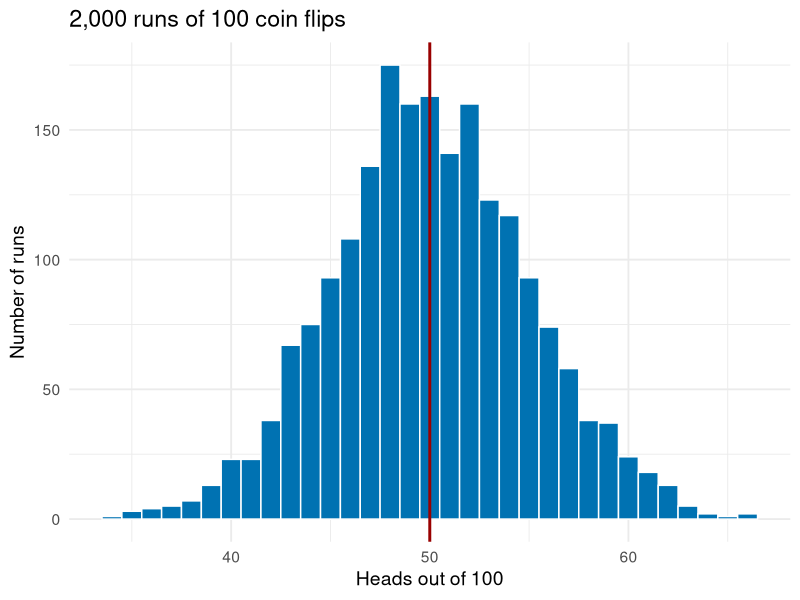
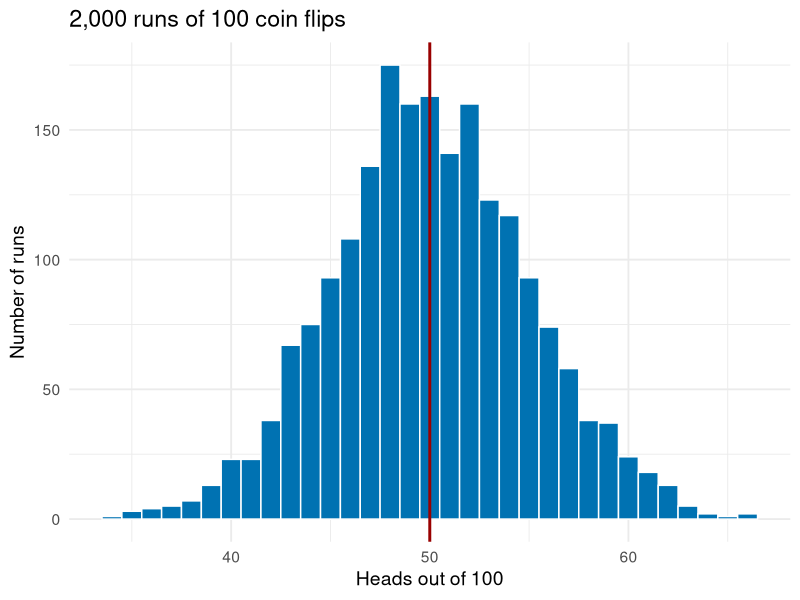
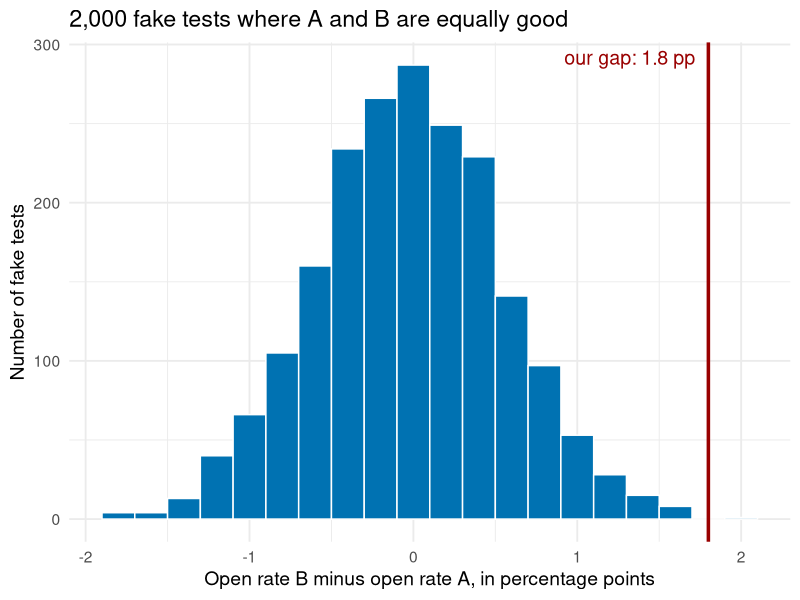
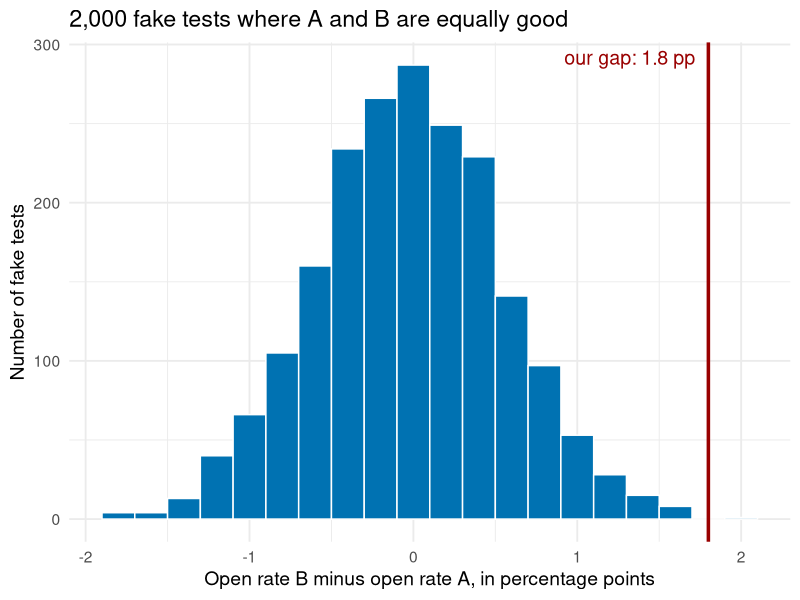

Source code (R) for these figures, in order:
## ---- chunk 1
#| include: false
library(data.table)
library(ggplot2)
library(scales)
library(knitr)

usc_red  <- "#990000"
usc_gold <- "#E69F00"
blue     <- "#0072B2"
set.seed(566)

fmt_n <- function(x) format(x, big.mark = ",", scientific = FALSE)
pct   <- function(x, d = 1) paste0(format(round(100 * x, d), nsmall = d), "%")
pp    <- function(x, d = 1) paste0(format(round(100 * x, d), nsmall = d), " pp")
usd   <- function(x) paste0("$", format(round(x), big.mark = ","))

# --- 1. randomization demo: 2,000 customers, coupon assigned two ways ---
n_cust <- 2000
cust <- data.table(
  past_spend = round(exp(rnorm(n_cust, log(80), 0.6))),
  age        = round(rnorm(n_cust, 38, 10)))
cust[, coupon_random   := rbinom(n_cust, 1, 0.5)]
cust[, coupon_targeted := rbinom(n_cust, 1, plogis(-1 + 1.3 * scale(log(past_spend))[, 1]))]
bal <- rbind(
  cust[, .(how = "Coin flip (random)", group = ifelse(coupon_random == 1, "Coupon", "No coupon"),
           past_spend, age)],
  cust[, .(how = "Targeted at big spenders", group = ifelse(coupon_targeted == 1, "Coupon", "No coupon"),
           past_spend, age)])
bal_tab <- bal[, .(customers = .N,
                   `avg. past spend` = usd(mean(past_spend)),
                   `avg. age` = round(mean(age), 1)), by = .(how, group)]
setnames(bal_tab, c("how", "group"), c("How the coupon was assigned", "Group"))
rnd_gap <- cust[, mean(past_spend[coupon_random == 1]) - mean(past_spend[coupon_random == 0])]
tgt_gap <- cust[, mean(past_spend[coupon_targeted == 1]) - mean(past_spend[coupon_targeted == 0])]
rnd_spend <- cust[, usd(c(mean(past_spend[coupon_random == 0]), mean(past_spend[coupon_random == 1])))]

# --- 2. A/B test: two subject lines ---
nA <- 10000; nB <- 10000
openA <- 2130; openB <- 2310
pA <- openA / nA; pB <- openB / nB
diff_ab <- pB - pA
se_ab   <- sqrt(pA * (1 - pA) / nA + pB * (1 - pB) / nB)
z_ab    <- diff_ab / se_ab
p_ab    <- 2 * (1 - pnorm(abs(z_ab)))
ci_ab   <- diff_ab + c(-1, 1) * 1.96 * se_ab
# same rates, ten times fewer emails
n_small <- 1000
se_small <- sqrt(pA * (1 - pA) / n_small + pB * (1 - pB) / n_small)
z_small  <- diff_ab / se_small
p_small  <- 2 * (1 - pnorm(abs(z_small)))

# --- 3. what chance alone produces: 2,000 fake A/A tests, no true difference ---
n_fake <- 2000
fake <- data.table(open_b = rbinom(n_fake, nB, pA), open_a = rbinom(n_fake, nA, pA))
fake[, diff_pp := 100 * (open_b / nB - open_a / nA)]
fake_first <- fake[1:3, .(`Fake test` = 1:3, `A opened` = fmt_n(open_a), `B opened` = fmt_n(open_b),
                          `Gap, B minus A (pct. points)` = sprintf("%+.2f", diff_pp))]
fake_as_big <- fake[abs(diff_pp) >= 100 * diff_ab, .N]
fake_range  <- quantile(fake$diff_pp, c(0.025, 0.975))

# --- 4. ad measurement: attributed vs incremental ---
spend      <- 50000
rev_per    <- 100
attr_conv  <- 1800
roas_attr  <- (attr_conv * rev_per - spend) / spend
n_treat    <- 90000; n_hold <- 10000
cr_treat   <- 0.032; cr_hold <- 0.028
lift       <- cr_treat - cr_hold
incr_conv  <- lift * n_treat
iroas      <- (incr_conv * rev_per - spend) / spend

# --- 5. the holdout catch: only some people ever see an ad ---
share_exposed <- 0.20
base_exposed  <- 0.040; base_unexposed <- 0.025
effect        <- 0.020
treat_exposed <- base_exposed + effect
ctrl_all      <- share_exposed * base_exposed + (1 - share_exposed) * base_unexposed
treat_all     <- share_exposed * treat_exposed + (1 - share_exposed) * base_unexposed
n_exposed     <- share_exposed * n_treat
# the catch example must reproduce the holdout slide: 3.2% vs 2.8%, 360 incremental conversions
stopifnot(isTRUE(all.equal(ctrl_all, cr_hold)), isTRUE(all.equal(treat_all, cr_treat)),
          isTRUE(all.equal(effect * n_exposed, incr_conv)))
kinds_tab <- data.table(
  `Kind of person` = c("Heavy internet users (the ad reaches them)",
                       "Light users (the ad never reaches them)"),
  `Share of the audience` = c(pct(share_exposed, 0), pct(1 - share_exposed, 0)),
  `Converts without ads<br>(control group)` = c(pct(base_exposed), pct(base_unexposed)),
  `Converts if shown the ad<br>(treatment group)` = c(pct(treat_exposed), paste0(pct(base_unexposed), " (never shown)")))
# Print kinds_tab as a pipe table with hand-set column widths (the dash counts
# are the relative widths), so the row labels stay on one line
show_kinds <- function() {
  hdr  <- paste0("| ", paste(names(kinds_tab), collapse = " | "), " |")
  sep  <- paste0("|:", strrep("-", 46), "|:", strrep("-", 20), ":|:", strrep("-", 20), ":|:", strrep("-", 24), ":|")
  rows <- apply(kinds_tab, 1, function(r) paste0("| ", paste(r, collapse = " | "), " |"))
  knitr::asis_output(paste0("\n", paste(c(hdr, sep, rows), collapse = "\n"), "\n"))
}
# Attempt 3 head counts, and how clearly each attempt stands out from noise
# (z = gap / standard error, same formula as the A/B test)
n_hold_exposed <- share_exposed * n_hold
se_a1 <- sqrt(cr_treat * (1 - cr_treat) / n_treat + cr_hold * (1 - cr_hold) / n_hold)
se_a3 <- sqrt(treat_exposed * (1 - treat_exposed) / n_exposed +
              base_exposed * (1 - base_exposed) / n_hold_exposed)
z_a1 <- lift / se_a1
z_a3 <- effect / se_a3

# --- 6. attribution rules on one customer journey ---
journey <- data.table(
  Rule = c("Last-touch", "First-touch", "Linear", "Time-decay"),
  `Search ad (day 1)` = c("$0", "$100", "$33", "$20"),
  `Social ad (day 3)` = c("$0", "$0", "$33", "$30"),
  `Email (day 5)`     = c("$100", "$0", "$33", "$50"))

# --- 7. adstock ---
adstock <- data.table(Week = 1:5, `Spend` = c("$100", "$0", "$0", "$0", "$0"),
                      `Adstock (50% carries over)` = c("100", "50", "25", "12.5", "6.25"))

# --- 8. stats refresher: coin flips (kept last so the draws above do not change) ---
n_flip <- 100
flip_runs <- rbinom(5, n_flip, 0.5)
flip_tab <- data.table(Run = 1:5, `Heads out of 100` = flip_runs,
                       `Share of heads` = pct(flip_runs / n_flip, 0))
n_runs <- 2000
flips <- data.table(heads = rbinom(n_runs, n_flip, 0.5))
se_flip <- sd(flips$heads)
se_r    <- round(se_flip)
flip_in <- flips[heads >= 50 - 1.96 * se_flip & heads <= 50 + 1.96 * se_flip, .N] / n_runs
se_f100 <- 100 * sqrt(0.5 * 0.5 / 100)
se_f10k <- 100 * sqrt(0.5 * 0.5 / 10000)
run1    <- flip_runs[1]
## ---- chunk 2
kable(flip_tab, align = "ccc")
## ---- chunk 3
#| fig-width: 8
#| fig-height: 4
p_flips <- ggplot(flips, aes(x = heads)) +
  geom_histogram(binwidth = 1, fill = blue, color = "white") +
  geom_vline(xintercept = 50, color = usc_red, linewidth = 1) +
  labs(title = paste0(fmt_n(n_runs), " runs of ", n_flip, " coin flips"),
       x = "Heads out of 100", y = "Number of runs") +
  theme_minimal(base_size = 14)
p_flips
## ---- chunk 4
#| fig-width: 8
#| fig-height: 3
p_flips
## ---- chunk 5
kable(bal_tab, align = "llccc")
## ---- chunk 6
kable(bal_tab, align = "llccc")
## ---- chunk 7
kable(fake_first, align = "cccc")
## ---- chunk 8
#| fig-width: 8
#| fig-height: 4
p_fake <- ggplot(fake, aes(x = diff_pp)) +
  geom_histogram(binwidth = 0.2, fill = blue, color = "white") +
  geom_vline(xintercept = 100 * diff_ab, color = usc_red, linewidth = 1.2) +
  annotate("text", x = 100 * diff_ab, y = Inf, vjust = 1.5, hjust = 1.1,
           label = paste0("our gap: ", pp(diff_ab)), color = usc_red, size = 5) +
  labs(title = paste0(fmt_n(n_fake), " fake tests where A and B are equally good"),
       x = "Open rate B minus open rate A, in percentage points", y = "Number of fake tests") +
  theme_minimal(base_size = 14)
p_fake
## ---- chunk 9
#| fig-width: 8
#| fig-height: 3.2
p_fake
## ---- chunk 10
kable(journey, align = "lccc")
## ---- chunk 11
show_kinds()
## ---- chunk 12
show_kinds()
## ---- chunk 13
show_kinds()
## ---- chunk 14
show_kinds()
## ---- chunk 15
show_kinds()
## ---- chunk 16
kable(adstock, align = "ccc")
